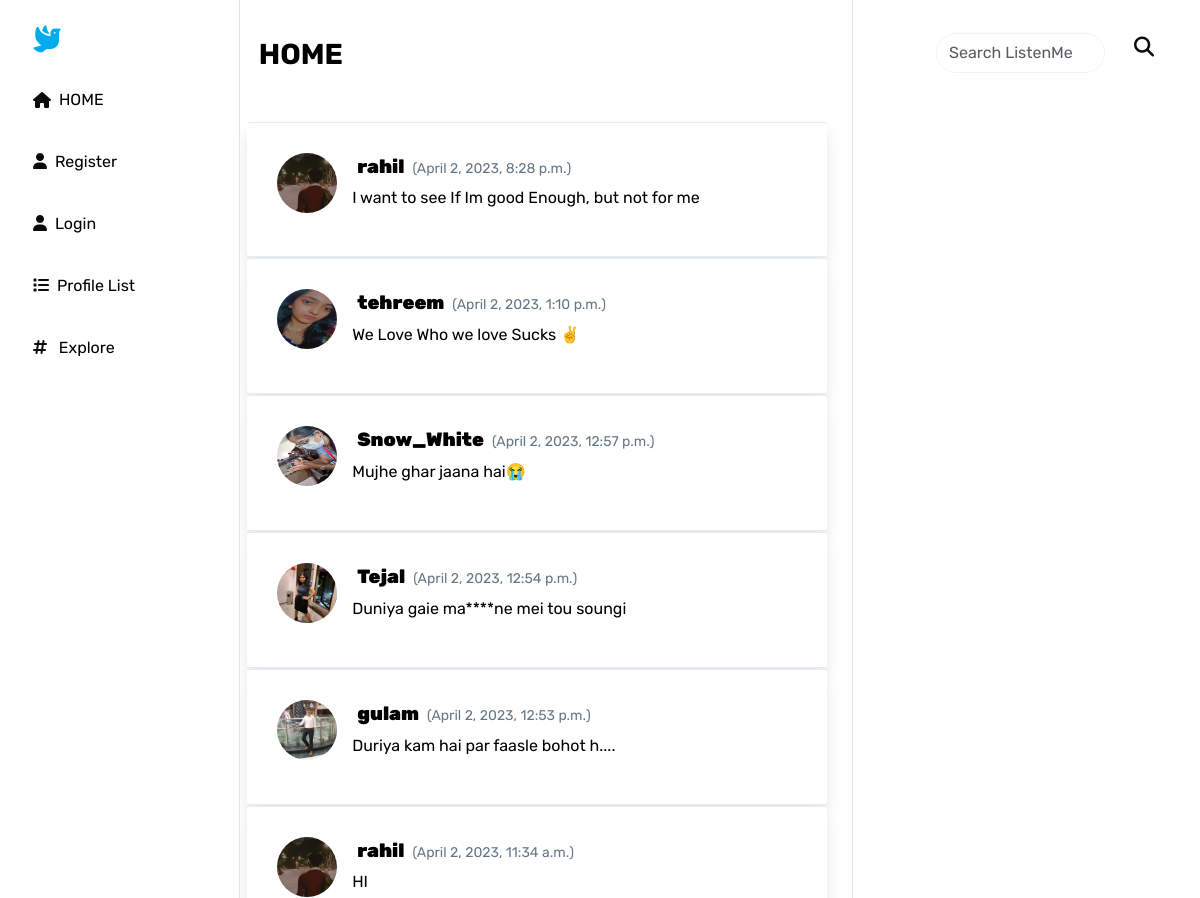
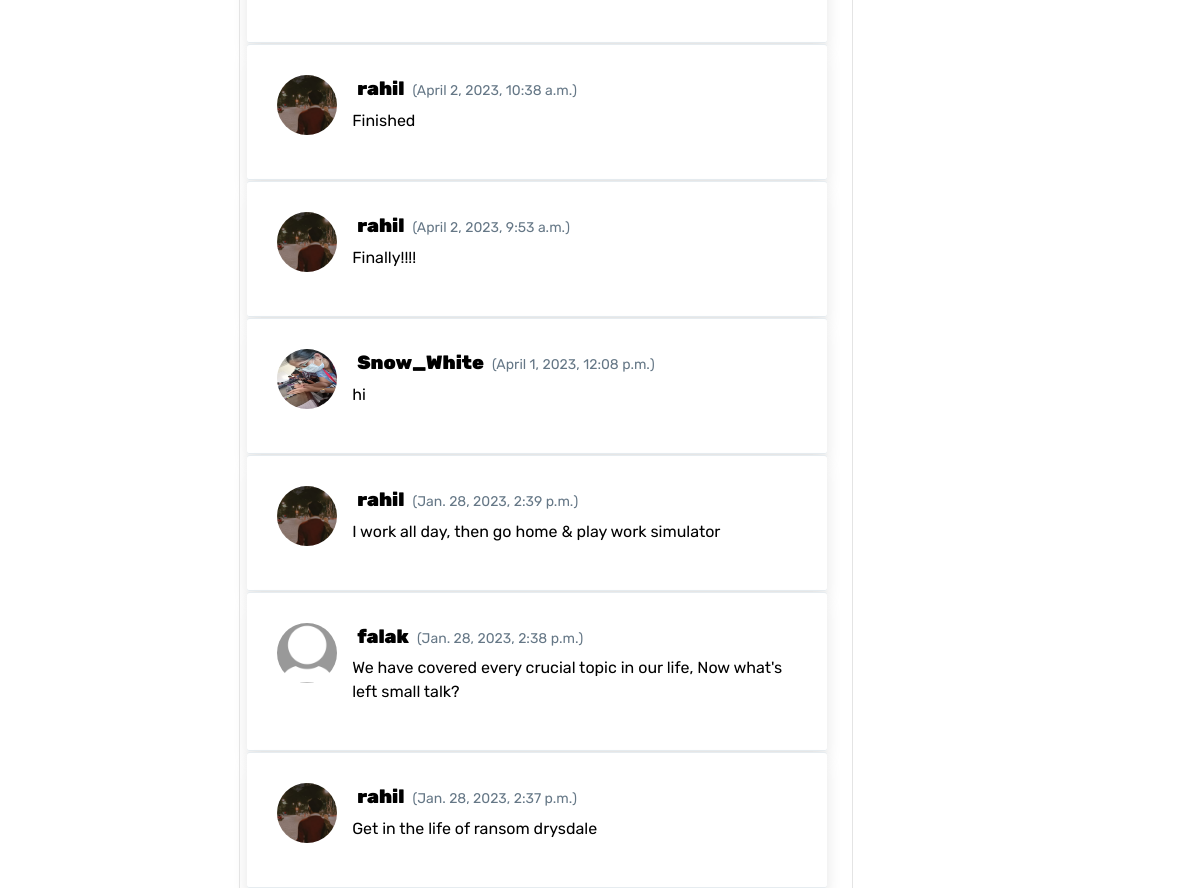
The page / on the database its author committed (2 pictures, top to bottom).
### ransom/models.py (models this page shows, shortened)
class Meep(models.Model):
    user = models.ForeignKey(
        User, related_name="meeps",
        on_delete=models.DO_NOTHING
    )
    body=models.CharField(max_length=200)
    created_at = models.DateTimeField(auto_now_add=True)
    likes = models.ManyToManyField(User, related_name='liked_meeps', blank=True)

class Profile(models.Model):
    user = models.OneToOneField(User,on_delete=models.CASCADE)
    follow = models.ManyToManyField("self",related_name="followed_by",symmetrical=False,blank=True)
    follows = models.ManyToManyField(User, related_name='followed_by', blank=True)
    date_modified = models.DateTimeField(User,auto_now=True)
    bio = models.CharField(max_length=500, blank=True)
    profile_image = models.ImageField(null=True, blank=True, upload_to='images/')

### ransom/views.py (the view)
# urls.py: 2. Add a URL to urlpatterns:  path('', views.home, name='home')
def home(request):
    if request.user.is_authenticated:
        form = MeepForm(request.POST or None)
        if request.method == "POST":
            if form.is_valid():
                meep=form.save(commit=False)
                meep.user = request.user
                meep.save()
                messages.success(request,("Your Voice has been Posted"))
                return redirect('home')
        if 'like_btn' in request.POST:
            meep_id = request.POST.get('like_btn')
            meep = Meep.objects.get(id=meep_id)
            meep.likes.add(request.user)
        meeps = Meep.objects.all().order_by("-created_at")
        return render(request,'home.html',{"meeps":meeps,"form":form})
    else:
        meeps = Meep.objects.all().order_by("-created_at")
        return render(request,'home.html',{"meeps":meeps})

### ransom/templates/home.html (shortened to what this page needs)
{% extends 'base.html' %}
{% load static %}
{% block content %}
<nav class="navbar navbar-expand-lg navbar-light underline"
    style="border-bottom: solid;border-color: rgb(255, 255, 255);border-width: 1px;margin-bottom: 3px;">
    <a class="navbar-brand" href="#">HOME</a>
</nav>
<div class="profilesidenav" style="padding-top: 120px; display: block; margin: auto;">
</div>
{% for meep in meeps %}
<div class="tweet-wrap">
    <div class="tweet-header">
        {% if meep.user.profile.profile_image %}
        <img src="{{meep.user.profile.profile_image.url}}" style="height: 60px;width: 60px;"
            alt="{{profile.user.username}}" style="padding-right: 4%;" class="avator">
        <div class="tweet-header-info">
            <a href="{% url 'profile' meep.user.id %}"><span style="font-weight: bolder; color: black;
            font-size: 1.2rem;">{{ meep.user.username }}</span></a>
        {% else %}
        <img src="{% static 'images/default_profile_pic.jpg' %}" style="height: 60px;width: 60px;
        font-weight: bolder; color: black;font-size: 1.2rem;"
        alt="{{profile.user.username}}" style="padding-right: 4%;" class="avator">
        <div class="tweet-header-info">
            <a href="{% url 'profile' meep.user.id %}"><span  style="font-weight: bolder; color: black;
                font-size: 1.2rem;">{{ meep.user.username }}</span></a>
        {% endif %}
                <span> ({{ meep.created_at }}) </span>
            <p style="font-size: 1rem;">{{meep.body}}</p>
        </div>
    </div>
</div>
{% endfor %}
{% endblock %}

### ransom/templates/base.html (shortened to what this page needs)
<!doctype html>
<html lang="en">
  <head>
    <link href="https://cdn.jsdelivr.net/npm/bootstrap@5.3.0-alpha1/dist/css/bootstrap.min.css" rel="stylesheet">
  <link rel="stylesheet" href="https://cdnjs.cloudflare.com/ajax/libs/font-awesome/6.2.1/css/all.min.css">
  {% load static %}
  <link rel="stylesheet" type="text/css" href="{% static 'blog_static/css/style.css' %}">
  <link rel="stylesheet" type="text/css" href="{% static 'blog_static/css/button.css' %}">
  <link rel="stylesheet" type="text/css" href="{% static 'blog_static/css/tweets.css' %}">
  <link rel="stylesheet" type="text/css" href="{% static 'blog_static/css/profiles.css' %}">
  <link rel="stylesheet" type="text/css" href="{% static 'blog_static/css/tweetbox.css' %}">
  <link rel="stylesheet" type="text/css" href="{% static 'blog_static/css/tabs.css' %}">
</head>
  <body>
    {% include 'nav.html'%}
    <br>
<div class="main">
    <div class="container fronttweets">
    {% block content %}
    {% endblock %}
    </div>
</div>
  </body>
</html>

### ransom/templates/nav.html (shortened to what this page needs)
<div class="sidenav">
  <a class="bird" href="{% url 'home' %}" style="font-size: 1.7rem;"><span class="me"><i class="fa-sharp fa-solid fa-dove"></i></span></a>
  <div class="sidepad">
    <button type="button" class="btn home"><a href="{% url 'home' %}"><i class="fa-solid fa-house icon"></i><span class="text">HOME</span></a></button>
    {% if user.is_authenticated %}
    <br><button type="button" class="btn"><a href="{% url 'profile' request.user.id %}"><i class="fa-solid fa-user icon"></i><span class="text">My Profile</span></a></button>
    {% else %}
    <br><button type="button" class="btn btn-register"><a href="{% url 'register' %}"><i class="fa-solid fa-user icon"></i><span class="text">Register</span></a></button>
    <br><button type="button" class="btn btn-login"><a href="{% url 'login' %}"><i class="fa-solid fa-user icon"></i><span class="text">Login</span></a></button>
    {% endif %}
    <br><button type="button" class="btn btn-profile-list"><a href="{% url 'profile_list' %}"><i class="fa-solid fa-list icon"></i><span class="text">Profile List</span></a></button>
    <br><button type="button" class="btn btn-explore "><a href="#clients"><i class="fa-solid fa-hashtag icon"></i><span class="text"> Explore</span></a></button>
  </div>
</div>
<div class="rightsidenav" style="padding-top: 13px;">
  <nav class="navbar navbar-expand-lg navbar-light" style="display: block;">
    <div class="container-fluid">
      <div class="collapse navbar-collapse" id="navbarSupportedContent">
        <form class="d-flex" role="search" style="padding-right: 25px;">
          <br>
          <input class="form-control me-2" type="search" placeholder="Search ListenMe" aria-label="Search"
            style="margin-top: 12px;">
          <button class="btn icon" type="submit"><i class="fa-sharp fa-solid fa-magnifying-glass"></i></button>
        </form>
      </div>
    </div>
    <br>
  </nav>
</div>

### ransom/static/blog_static/css/style.css (style rules this page uses)
.underline { position: relative; }
.navbar-brand { margin-right: 1px; margin-bottom: 5%; padding-left: 2%; font-weight: bolder; font-size: 1.8rem; }
.form-control { resize: none; border: solid; border-width: 1px ; border-color: rgb(243, 243, 243) ; border-radius: 40px; }
.sidenav { height: 100%; width: 20%; position: fixed; z-index: 1; top: 0; left: 0; overflow-x: hidden; padding-top: 10px; border-right: solid; border-width: 1px ; border-color: rgb(228, 228, 228) ; }
.rightsidenav { width: 23%; position: absolute; z-index: 2; top: 0; right: 0; overflow-x: hidden; padding-top: 20px; border-width: 1px ; border-color: rgb(228, 228, 228) ; }
.profilesidenav { display: block; height: 100%; width: 29%; position: fixed; z-index: 1; top: 0; right: 0; overflow-x: hidden; padding-top: 40px; border-left: solid; border-width: 1px ; border-color: rgb(228, 228, 228) ; }
.sidenav a { padding: 6px 8px 6px 0px; padding-top: 10px; text-decoration: none; font-family: 'Rubik'; font-size: 1rem; color: #000000; display: block; }
.sidepad { padding-top: 0%; padding-left: 5%; border-radius: 40px; }
.main { margin-top: 0%; margin-left: 19.6%; padding-right: 30.1%; }
a { text-decoration: none; color: #000000; }
body { font-family: "Rubik"; font-size: small; color: black; }

### ransom/static/blog_static/css/button.css (style rules this page uses)
.btn { display: inline-block; -webkit-border-radius: 28; -moz-border-radius: 28; border-radius: 28px; font-size: 20px; padding: 10px 20px 10px 20px; text-decoration: none; }
.me { color: #00acee; }
.icon { padding-right: 8px; color: #0c0c0c; }
.bird { color: rgb(106, 217, 245); margin-left: 14%; margin-right: 2px; padding-right: 0px; }
.home a { display: flex; align-items: center; }

### ransom/static/blog_static/css/tweets.css (style rules this page uses)
.avator { border-radius:100px; width:48px; margin-right: 15px; }
.tweet-wrap { max-width:auto; background: #fff; margin: 0 auto; margin-top: 1px; border-radius:3px; padding: 30px; border-bottom: 1px solid #e6ecf0; border-top: 1px solid #e6ecf0; box-shadow: 0px 10px 15px rgba(0,0,0,0.1); }
.tweet-header { display: flex; align-items:flex-start; font-size:14px; }
.tweet-header-info { font-weight:bold; }
.tweet-header-info span { color:#657786; font-weight:normal; margin-left: 5px; }
.tweet-header-info p { font-weight:normal; margin-top: 5px; }

### rows shown on the page
Meep: user.profile.profile_image (picture), user.username "rahil", created_at "April 2, 2023, 8:28 p.m.", body "I want to see If Im good Enough, but not for me"
Meep: user.profile.profile_image (picture), user.username "tehreem", created_at "April 2, 2023, 1:10 p.m.", body "We Love Who we love Sucks ✌️"
Meep: user.profile.profile_image (picture), user.username "Snow_White", created_at "April 2, 2023, 12:57 p.m.", body "Mujhe ghar jaana hai😭"
Meep: user.profile.profile_image (picture), user.username "Tejal", created_at "April 2, 2023, 12:54 p.m.", body "Duniya gaie ma****ne mei tou soungi"
Meep: user.profile.profile_image (picture), user.username "gulam", created_at "April 2, 2023, 12:53 p.m.", body "Duriya kam hai par faasle bohot h...."
Meep: user.profile.profile_image (picture), user.username "rahil", created_at "April 2, 2023, 11:34 a.m.", body "HI"
Meep: user.profile.profile_image (picture), user.username "rahil", created_at "April 2, 2023, 10:38 a.m.", body "Finished"
Meep: user.profile.profile_image (picture), user.username "rahil", created_at "April 2, 2023, 9:53 a.m.", body "Finally!!!!"
Meep: user.profile.profile_image (picture), user.username "Snow_White", created_at "April 1, 2023, 12:08 p.m.", body "hi"
Meep: user.profile.profile_image (picture), user.username "rahil", created_at "Jan. 28, 2023, 2:39 p.m.", body "I work all day, then go home & play work simulator"
Meep: user.username "falak", created_at "Jan. 28, 2023, 2:38 p.m.", body "We have covered every crucial topic in our life, Now what's left small talk?"
Meep: user.profile.profile_image (picture), user.username "rahil", created_at "Jan. 28, 2023, 2:37 p.m.", body "Get in the life of ransom drysdale"
